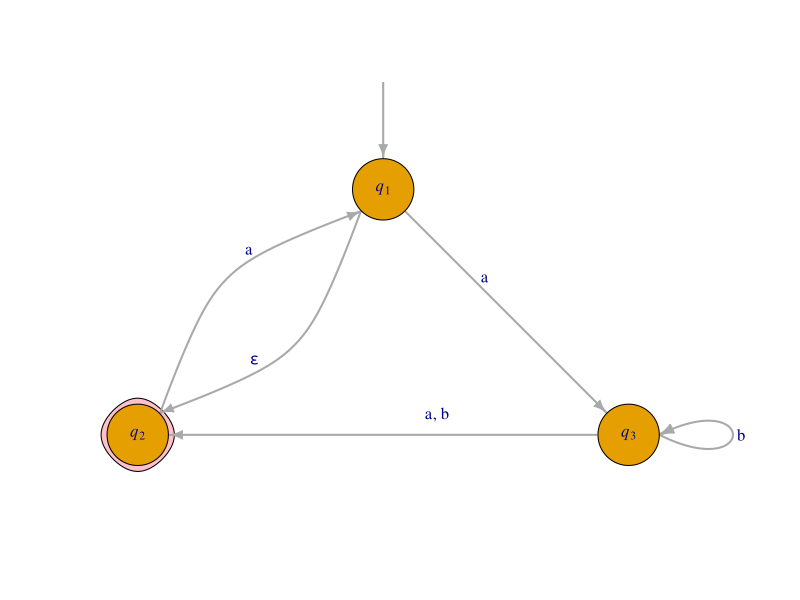
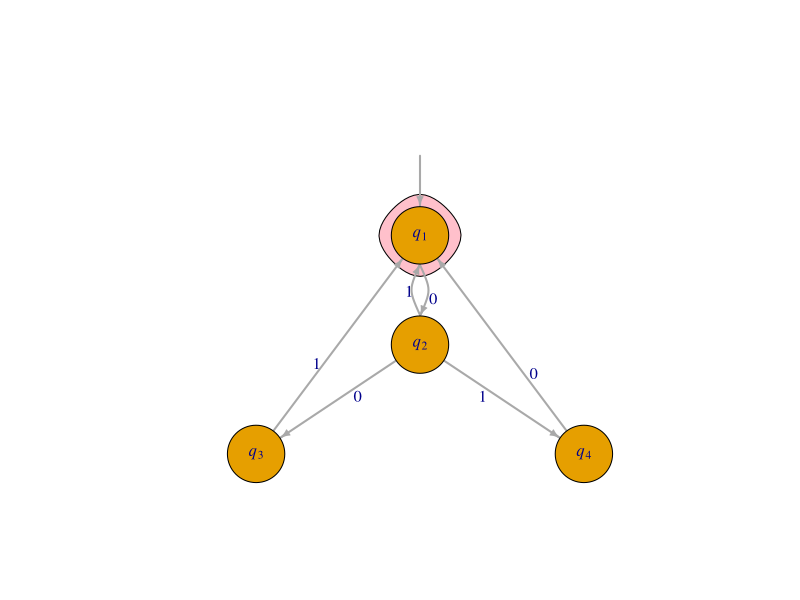

Here is the R script that generated these plots, in order:
## ---- chunk 1
set.seed(11320)
fnames <- sample(c("Sam", "James", "Drake", "Wesley", "Sophia", "Carolyn", "Trevor", "Tristan", "Ryley"))
## ---- chunk 2
library(igraph)
a3 <- graph_from_literal(" "-+q1-+q2-+q1, q3-+q2, q1-+q3-+q3, simplify=FALSE)
#coords <- matrix(c(-3,0, 0,0, 3,0, 1.5, -1), nrow = 4, byrow=TRUE)
coords <- layout_as_tree(a3)
plot(a3, 
     edge.curved = c(0, 0.5, 0.5, 0, 0, 0.5), 
     layout=coords,
     vertex.size = 25,
     vertex.shape = c("none", "circle", "circle", "circle"),
     vertex.label = c(" ", expression(italic(q)[1]), expression(italic(q)[2]), expression(italic(q)[3])),
     edge.loop.angle=3.14*0,
     mark.groups = list(3), mark.shape = .6,  mark.col = "pink", mark.border = "black",
     vertex.label.cex = 1,
     edge.label = c("", expression(atop(epsilon,  " ")),"a         ","a, b         \n","      a","    b"), 
     edge.label.cex = 1,
     edge.width = 2,
     edge.arrow.size=0.7,
     ylim = c(-1.02,0.2), xlim=c(-1,1.3))
## ---- chunk 3
library(igraph)
a3 <- graph_from_literal(" "-+q1-+q2-+q1, q2-+q3-+q1, q2-+q4-+q1, simplify=FALSE)
#coords <- matrix(c(-3,0, 0,0, 3,0, 1.5, -1), nrow = 4, byrow=TRUE)
coords <- layout_as_tree(a3)
plot(a3, 
     edge.curved = c(0, 0.5, 0.5, 0, 0, 0, 0), 
     layout=coords,
     vertex.size = 35,
     vertex.shape = c("none", "circle", "circle", "circle", "circle"),
     vertex.label = c(" ", expression(italic(q)[1]), expression(italic(q)[2]), expression(italic(q)[3]), expression(italic(q)[4])),
     mark.groups = list(2), mark.shape = -0.9,  mark.col = "pink", mark.border = "black",
     vertex.label.cex = 1, 
     edge.label = c("", "   0", "\n1  ", "\n0", "1\n", "\n1", "     0"), 
     edge.label.cex = 1,
     edge.width = 2,
     edge.arrow.size = 0.5)
#     ylim = c(-1.02,0.2), xlim=c(-1,1.3))
